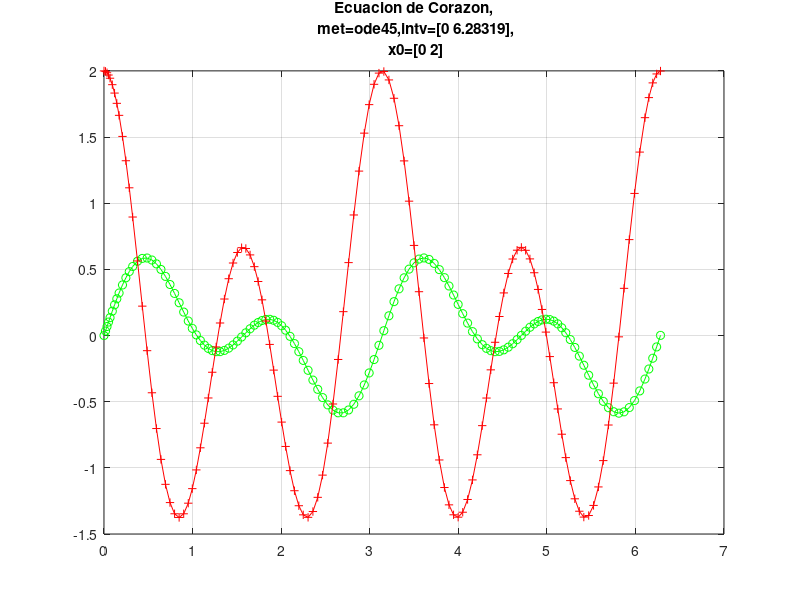
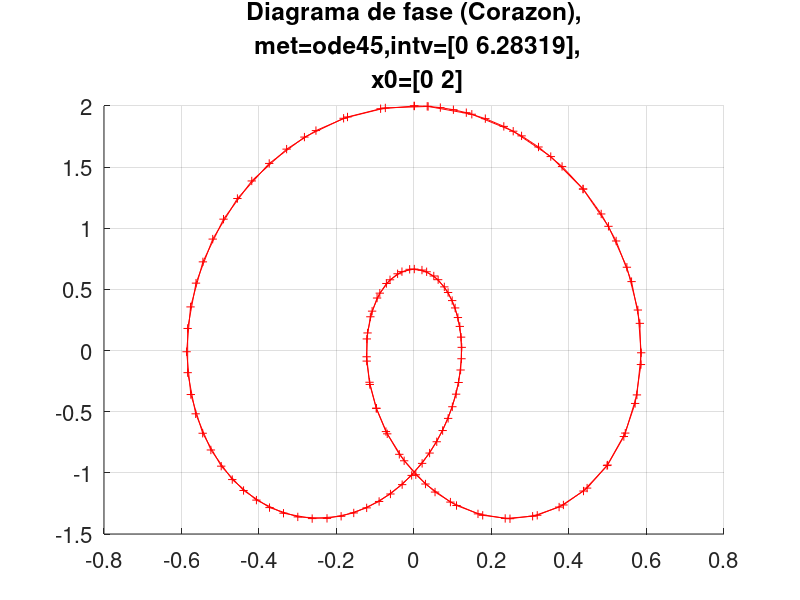

Write the MATLAB code that produced these figures, in order.
disp('Eso es el codigo de UB')
f = @(t, y) [y(2); -16*y(1)+4*sin(2*t)];
met='ode45';
intv=[0 2*pi];
x0=[0;2];
[t,y] = ode45(f, intv, x0)
i=1;
figure(i)
set(gca,'FontSize',16);
plot(t, y(:, 1), 'go-', t, y(:, 2), 'r+-')
s=sprintf('Ecuacion de Corazon,\n met=%s,intv=[%g %g],\n x0=[%g %g]',met,intv,x0);
title(s)
grid on
i=2;
figure(i)
set(gca,'FontSize',16);
hold on 
plot(y(:,1),y(:,2),'r-+')
hold off
grid on
s=sprintf('Diagrama de fase (Corazon),\n met=%s,intv=[%g %g],\n x0=[%g %g]',met,intv,x0);
title(s)
